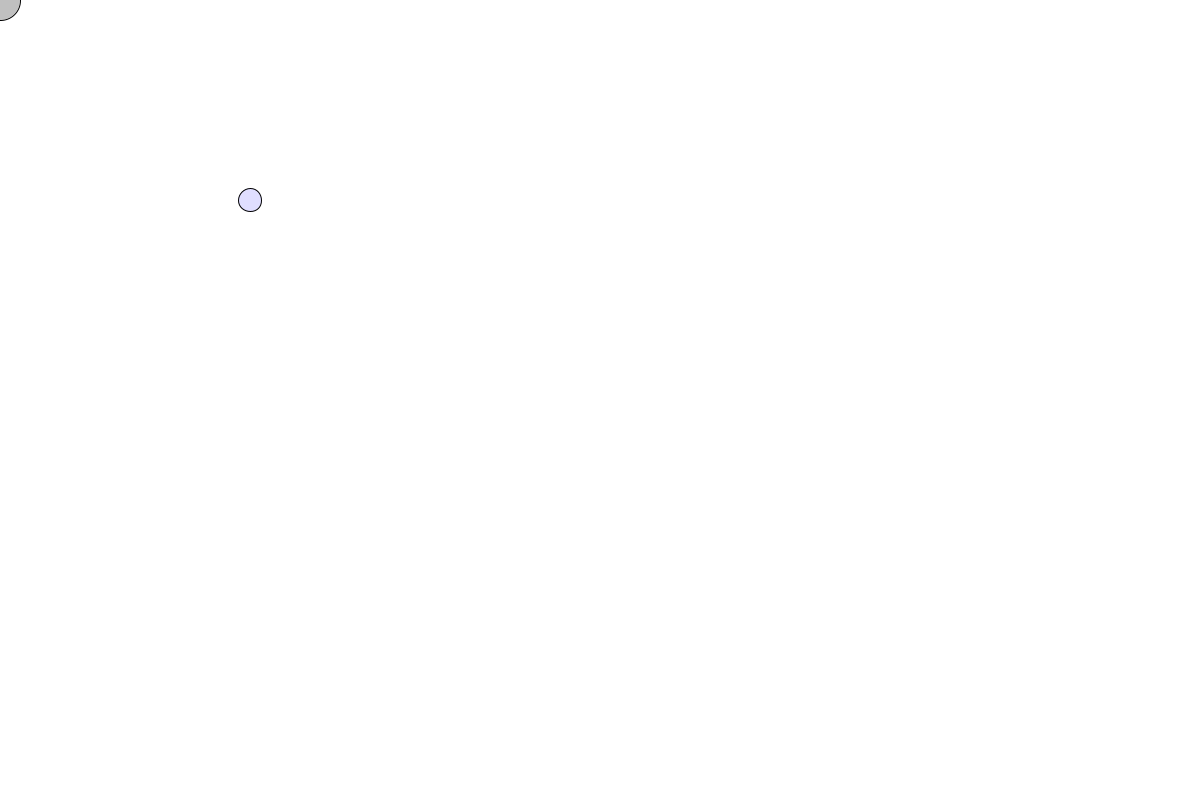
Frame 1 (no input)
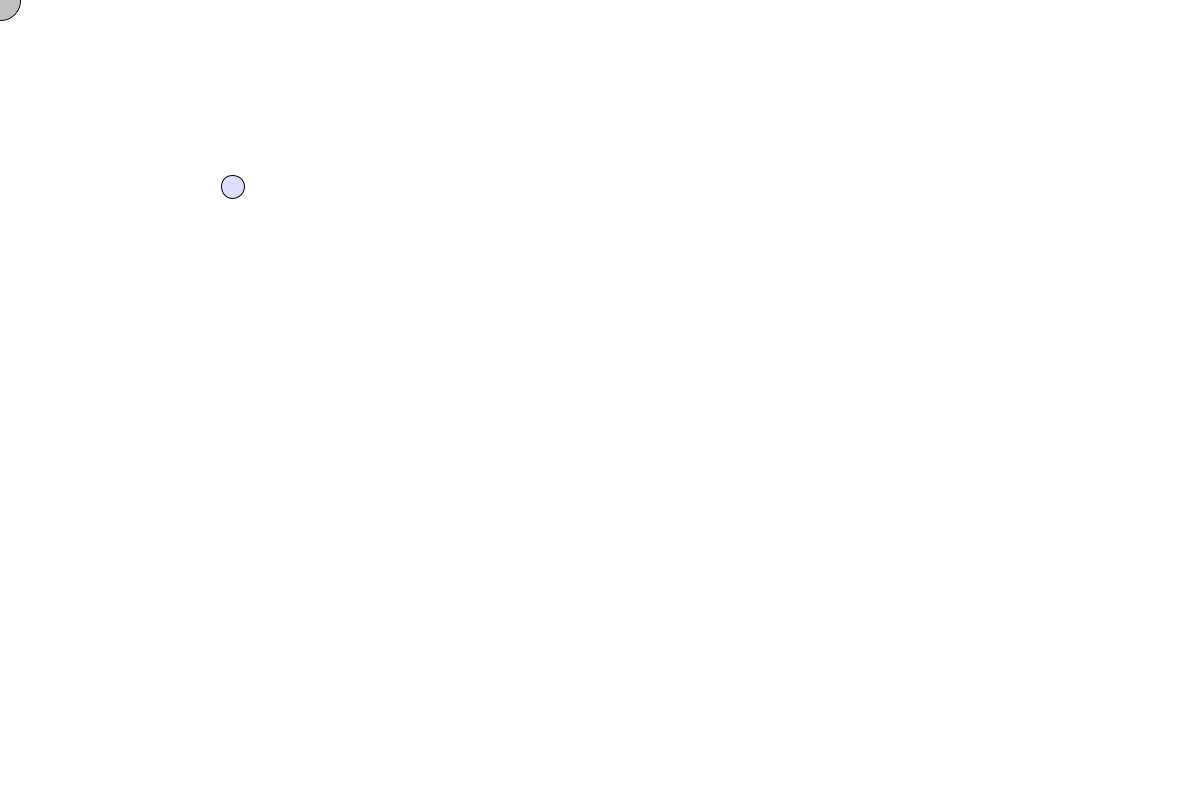
Frame 60 (the mouse pressed at the canvas centre just before this capture)
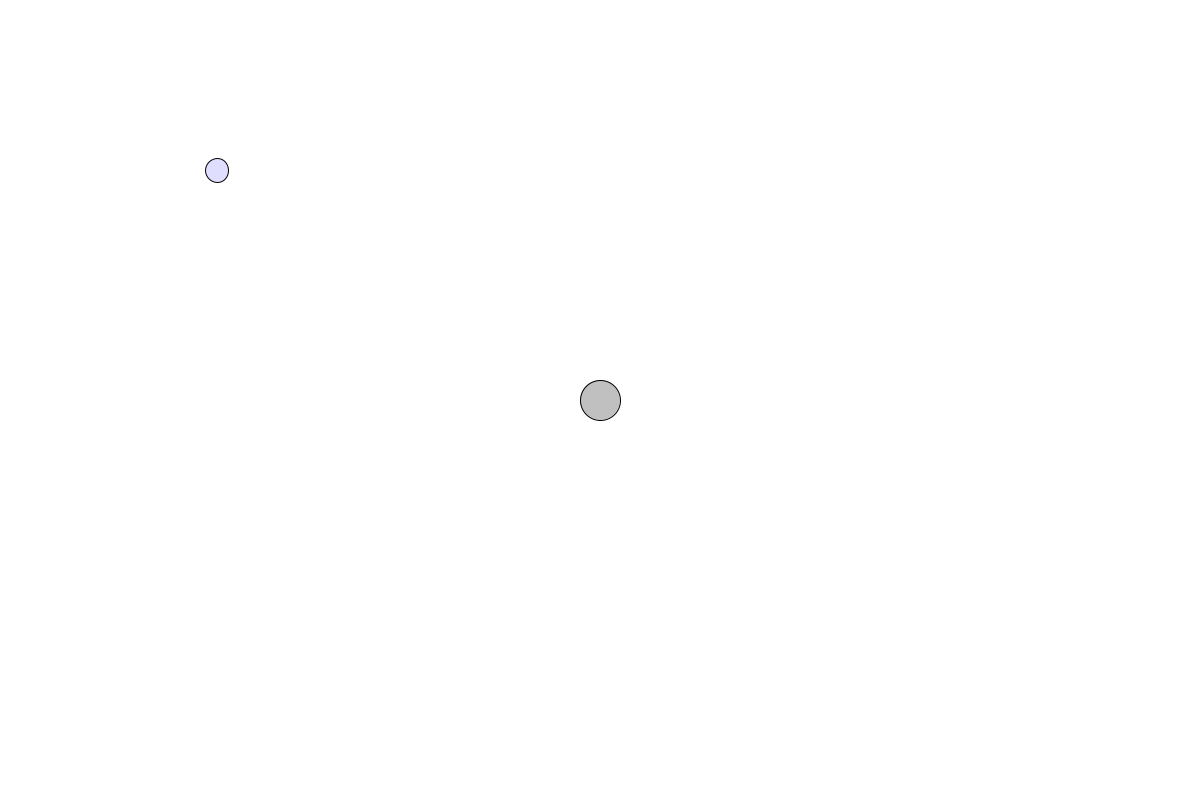
Frame 120 (the mouse held since frame 60 and released just before this capture)

The Processing sketch that drew these frames (run headless with seeded random() and noise(); from frame 60 on, the mouse is pressed at the canvas centre):

// Processing sketch: gravitaionalForce
// ── gravitaionalForce.pde
Mover m;
Attractor a;

void setup() {
  size(1200, 800);
  m = new Mover(random(0.5, 2), 250, 200);
  a = new Attractor();
}

void draw() {
  background(255);
  PVector f = a.attract(m);
  m.applyForce(f);
  a.update(mouseX, mouseY);
  a.display();
  m.update();
  m.display();
}

// ── Attractor.pde
class Attractor {

  float mass;
  PVector location;
  float G = 0.4;
  
  Attractor() {
    location = new PVector(width/2,height/2);
    mass = 20;
  }
  
  void update(float x, float y) {
    location.x = x;
    location.y = y;
  }
 
  void display() {
    stroke(0);
    fill(175,200);
    ellipse(location.x,location.y,mass*2,mass*2);
  }
  
  PVector attract(Mover m) {
    PVector force = PVector.sub(location,m.location);
    float distance = force.mag();
    distance = constrain(distance, 5.0, 25.0);
    force.normalize();
    float strength = (G * mass * m.mass) / (distance * distance);
    force.mult(strength);
    return force;
  }
  
  float constrain(float distance, float min, float max) {
    if(distance > max) {
      return max;
    } else if(distance < min) {
      return min;
    } else {
      return distance;
    }
  }
  
}

// ── Mover.pde
class Mover {
  PVector location;
  PVector velocity;
  PVector acceleration;
  float topSpeed;
  float mass;
  
  Mover(float m, float x, float y) {
    location = new PVector(x, y);
    velocity = new PVector(0, 0);
    topSpeed = 10;
    acceleration = new PVector(-0.001,0.01);
    mass = m;
  }
  
  void update() {
    velocity.add(acceleration);
    location.add(velocity);
    acceleration.mult(0);
  }

  void applyForce(PVector force) {
    PVector f = force.copy();
    f.div(mass);
    acceleration.add(f);
  }
  
  void display() {
    stroke(0);
    fill(175, 170, 280, 100);
    ellipse(location.x, location.y, mass*16, mass*16);
  }
  
  void checkEdges() {
    if (location.x > width) {
      velocity.x *= -1;
      location.x = width;
    } else if (location.x < 0) {
      velocity.x *= -1;
      location.x = 0;
    }
 
    if (location.y > height) {
      velocity.y *= -1;
      location.y = height;
    } else if (location.y < 0) {
      velocity.y *= -1;
      location.y = 0;
    }
  }
 
}
